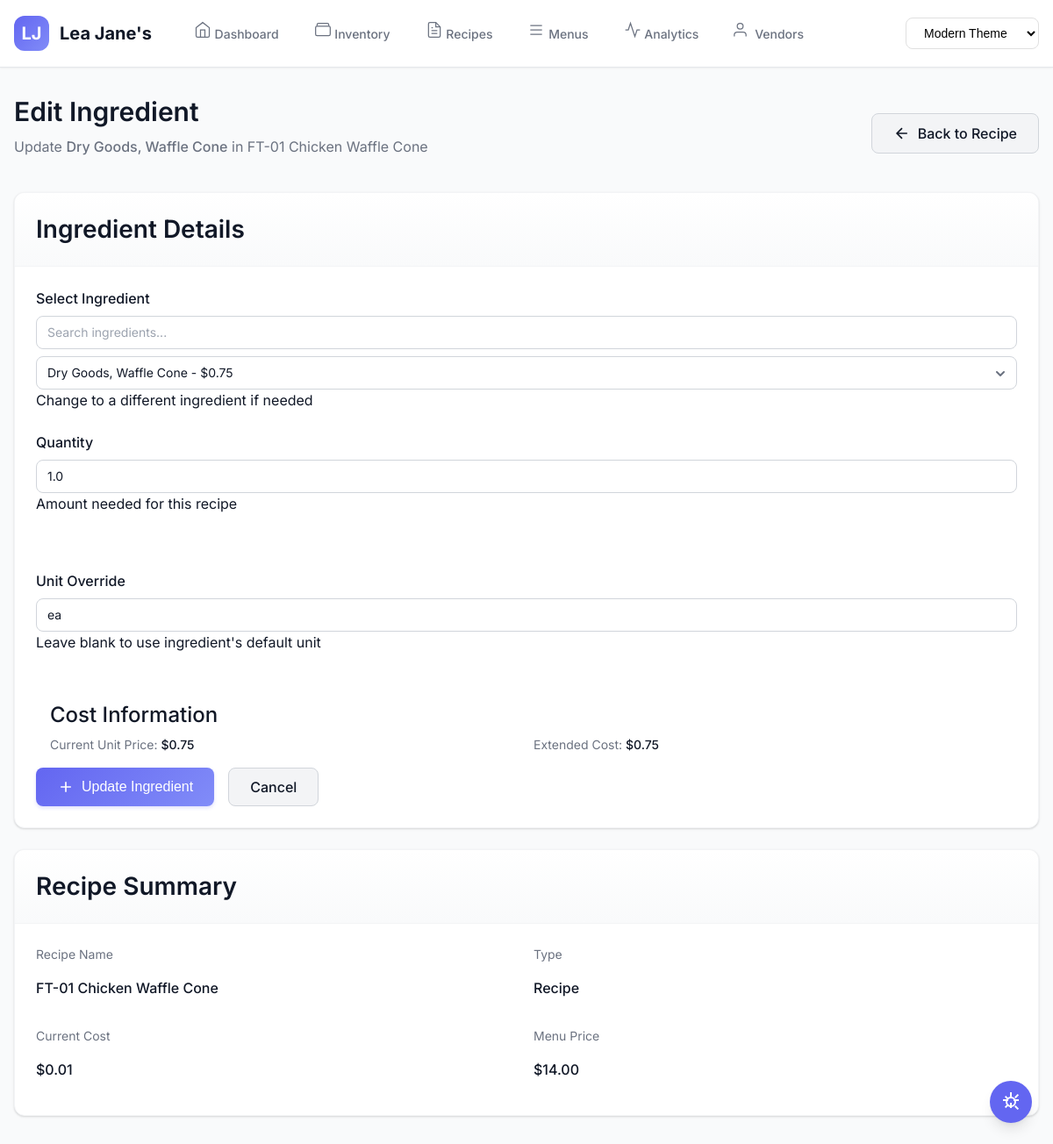
The app's page /recipes/86/ingredients/edit/256 with its own data.
### tables this page shows
CREATE TABLE inventory (
                id INTEGER PRIMARY KEY AUTOINCREMENT,
                item_code TEXT UNIQUE,
                item_description TEXT NOT NULL,
                vendor_name TEXT,
                current_price REAL,
                last_purchased_price REAL,
                last_purchased_date TEXT,
                unit_measure TEXT,
                purchase_unit TEXT,
                recipe_cost_unit TEXT,
                pack_size TEXT,
                yield_percent REAL DEFAULT 100,
                product_categories TEXT,
                close_watch BOOLEAN DEFAULT FALSE,
                created_date TIMESTAMP DEFAULT CURRENT_TIMESTAMP,
                updated_date TIMESTAMP DEFAULT CURRENT_TIMESTAMP
            , density_g_per_ml DECIMAL(10,4), count_to_weight_g DECIMAL(10,2));

CREATE TABLE "recipes_actual" (
    recipe_id INTEGER PRIMARY KEY AUTOINCREMENT,
    recipe_name TEXT NOT NULL UNIQUE,
    
    -- Toast POS Classification (from XtraChef exports)
    recipe_type TEXT NOT NULL CHECK (recipe_type IN ('Recipe', 'PrepRecipe')),
    recipe_group TEXT NOT NULL, -- Main, Sides, Sauces, Ingredient
    status TEXT DEFAULT 'Draft' CHECK (status IN ('Draft', 'Complete', 'Active', 'Retired')),
    
    -- PDF Recipe Header Information
    serving_size REAL,
    serving_unit TEXT,
    prep_time_minutes INTEGER,
    cook_time_minutes INTEGER,
    station TEXT,
    
    -- Yield Information (for prep recipes only)
    batch_yield REAL, -- 10 lb, 50 portions, 4 gallons
    batch_yield_unit TEXT,
    portions_per_batch INTEGER,
    
    -- Cost Information (calculated, not input)
    food_cost REAL DEFAULT 0,
    labor_cost REAL DEFAULT 0,
    
    -- Menu Pricing (only for final recipes, NULL for prep recipes)
    menu_price REAL,
    target_food_cost_percent REAL DEFAULT 30,
    
    -- Additional Recipe Information
    instructions TEXT,
    notes TEXT,
    allergen_info TEXT,
    shelf_life_hours INTEGER,
    
    -- Audit Trail
    created_at TIMESTAMP DEFAULT CURRENT_TIMESTAMP,
    updated_at TIMESTAMP DEFAULT CURRENT_TIMESTAMP,
    last_cost_calculation TIMESTAMP,
    migrated_from_old_id INTEGER -- tracks original recipe ID
);

CREATE TABLE "recipe_ingredients_actual" (
    ingredient_id INTEGER PRIMARY KEY AUTOINCREMENT,
    recipe_id INTEGER NOT NULL,
    
    -- PDF Layout: Quantity | Unit | Ingredient Name | Cost
    ingredient_order INTEGER DEFAULT 0,
    quantity REAL NOT NULL,
    unit TEXT NOT NULL,
    ingredient_name TEXT NOT NULL, -- must match inventory.item_description
    inventory_id INTEGER, -- FK to inventory table
    
    -- Cost Information (calculated from inventory prices)
    unit_cost REAL DEFAULT 0,
    total_cost REAL DEFAULT 0,
    
    -- Additional Information
    is_optional BOOLEAN DEFAULT FALSE,
    preparation_notes TEXT, -- "diced", "chopped fine", etc.
    
    created_at TIMESTAMP DEFAULT CURRENT_TIMESTAMP,
    migrated_from_old_id INTEGER,
    
    FOREIGN KEY (recipe_id) REFERENCES recipes_new(recipe_id) ON DELETE CASCADE,
    FOREIGN KEY (inventory_id) REFERENCES inventory(id)
);

### app.py (the view, shortened to what this page needs)
@app.route('/recipes/<int:recipe_id>/ingredients/edit/<int:ingredient_id>', methods=['GET', 'POST'])
def edit_recipe_ingredient(recipe_id, ingredient_id):
    with get_db() as conn:
        recipe = conn.execute('SELECT * FROM recipes WHERE id = ?', (recipe_id,)).fetchone()
        ingredient = conn.execute('''
            SELECT ri.*, i.item_description
            FROM recipe_ingredients ri
            JOIN inventory i ON ri.ingredient_id = i.id
            WHERE ri.id = ? AND ri.recipe_id = ?
        ''', (ingredient_id, recipe_id)).fetchone()
        inventory = conn.execute('''
            WITH RankedInventory AS (
                SELECT *,
                    ROW_NUMBER() OVER (
                        PARTITION BY item_description
                        ORDER BY
                            CASE WHEN last_purchased_date IS NOT NULL THEN 1 ELSE 2 END,
                            last_purchased_date DESC,
                            current_price DESC
                    ) as rn
                FROM inventory
            )
            SELECT * FROM RankedInventory
            WHERE rn = 1
            ORDER BY item_description
        ''').fetchall()
    if not ingredient:
        return redirect(url_for('view_recipe', recipe_id=recipe_id))
    theme = get_theme()
    return render_template(f'edit_recipe_ingredient_{theme}.html',
                         recipe=recipe, ingredient=ingredient, inventory=inventory)

### app.py (called while the page is built)
def get_db():
    conn = sqlite3.connect(DATABASE)
    conn.row_factory = sqlite3.Row
    return conn

def get_theme():
    theme = request.args.get('theme') or request.cookies.get('theme', 'modern')
    return theme if theme in ['modern', 'neo', 'fam'] else 'modern'

### templates/edit_recipe_ingredient_modern.html (shortened to what this page needs)
{% extends "base_modern.html" %}
{% block content %}
<div class="animate-fade-in">
    <div class="flex flex-col gap-4 mb-6">
        <div class="flex items-center justify-between">
            <div>
                <h1 class="text-3xl font-semibold mb-2">Edit Ingredient</h1>
                <p class="text-secondary">Update <span class="font-medium">{{ ingredient.item_description }}</span> in {{ recipe.recipe_name }}</p>
            </div>
            <a href="{{ url_for('view_recipe', recipe_id=recipe.id) }}" class="btn btn-secondary">
                <svg width="20" height="20" viewBox="0 0 24 24" fill="none" stroke="currentColor" stroke-width="2">
                    <path d="M19 12H5m7-7l-7 7 7 7"/>
                </svg>
                Back to Recipe
            </a>
        </div>
    </div>
    <div class="card max-w-2xl">
        <div class="card-header">
            <h3 class="card-title">Ingredient Details</h3>
        </div>
        <div class="card-body">
            <form method="POST" class="space-y-6">
                <div class="form-group">
                    <label for="ingredient_id" class="form-label required">Select Ingredient</label>
                    <select id="ingredient_id" name="ingredient_id" class="form-control" required>
                        {% for item in inventory %}
                        <option value="{{ item.id }}" {% if item.id == ingredient.ingredient_id %}selected{% endif %}>
                            {{ item.item_description }}
                            {% if item.current_price %} - ${{ "%.2f"|format(item.current_price) }}{% endif %}
                        </option>
                        {% endfor %}
                    </select>
                    <p class="form-text">Change to a different ingredient if needed</p>
                </div>
                <div class="grid grid-cols-1 md:grid-cols-2 gap-6">
                    <div class="form-group">
                        <label for="quantity" class="form-label required">Quantity</label>
                        <input type="number"
                               step="0.001"
                               id="quantity"
                               name="quantity"
                               value="{{ ingredient.quantity }}"
                               class="form-control"
                               placeholder="e.g., 2.5"
                               required>
                        <p class="form-text">Amount needed for this recipe</p>
                    </div>
                    <div class="form-group">
                        <label for="unit" class="form-label">Unit Override</label>
                        <input type="text"
                               id="unit"
                               name="unit"
                               value="{{ ingredient.unit_of_measure }}"
                               class="form-control"
                               placeholder="Optional - uses item's default unit">
                        <p class="form-text">Leave blank to use ingredient's default unit</p>
                    </div>
                </div>
                <div class="bg-gray-50 rounded-lg p-4">
                    <h4 class="font-medium mb-2">Cost Information</h4>
                    <div class="grid grid-cols-2 gap-4 text-sm">
                        <div>
                            <span class="text-secondary">Current Unit Price:</span>
                            <span class="font-medium ml-2" id="unit-price">-</span>
                        </div>
                        <div>
                            <span class="text-secondary">Extended Cost:</span>
                            <span class="font-medium ml-2" id="extended-cost">-</span>
                        </div>
                    </div>
                </div>
                <div class="flex gap-4 pt-4">
                    <button type="submit" class="btn btn-primary">
                        <svg width="20" height="20" viewBox="0 0 24 24" fill="none" stroke="currentColor" stroke-width="2">
                            <path d="M5 12h14m-7-7v14"/>
                        </svg>
                        Update Ingredient
                    </button>
                    <a href="{{ url_for('view_recipe', recipe_id=recipe.id) }}" class="btn btn-secondary">
                        Cancel
                    </a>
                </div>
            </form>
        </div>
    </div>
    <div class="card mt-6 max-w-2xl">
        <div class="card-header">
            <h3 class="card-title">Recipe Summary</h3>
        </div>
        <div class="card-body">
            <div class="grid grid-cols-2 md:grid-cols-4 gap-4">
                <div>
                    <p class="text-sm text-secondary">Recipe Name</p>
                    <p class="font-medium">{{ recipe.recipe_name }}</p>
                </div>
                <div>
                    <p class="text-sm text-secondary">Type</p>
                    <p class="font-medium">{{ recipe.recipe_type or 'Recipe' }}</p>
                </div>
                <div>
                    <p class="text-sm text-secondary">Current Cost</p>
                    <p class="font-medium">${{ "%.2f"|format(recipe.food_cost or 0) }}</p>
                </div>
                <div>
                    <p class="text-sm text-secondary">Menu Price</p>
                    <p class="font-medium">${{ "%.2f"|format(recipe.menu_price or 0) }}</p>
                </div>
            </div>
        </div>
    </div>
</div>
{% endblock %}

### static/css/design-system.css (style rules this page uses)
:root { --space-unit: 8px; --space-0: 0; --space-1: calc(var(--space-unit) * 0.5); --space-2: var(--space-unit); --space-3: calc(var(--space-unit) * 1.5); --space-4: calc(var(--space-unit) * 2); --space-5: calc(var(--space-unit) * 2.5); --space-6: calc(var(--space-unit) * 3); --space-7: calc(var(--space-unit) * 3.5); --space-8: calc(var(--space-unit) * 4); --space-9: calc(var(--space-unit) * 4.5); --space-10: calc(var(--space-unit) * 5); --space-12: calc(var(--space-unit) * 6); --space-16: calc(var(--space-unit) * 8); --space-20: calc(var(--space-unit) * 10); --space-24: calc(var(--space-unit) * 12); --space-xs: var(--space-1); --space-sm: var(--space-2); --space-md: var(--space-4); --space-lg: var(--space-6); --space-xl: var(--space-8); --space-2xl: var(--space-12); --space-3xl: var(--space-16); --card-padding: var(--space-6); --section-spacing: var(--space-10); --container-padding: var(--space-4); --form-spacing: var(--space-6); --button-padding-x: var(--space-5); --button-padding-y: var(--space-3); --input-padding-x: var(--space-4); --input-padding-y: var(--space-3); }
:root { --text-xs: 0.75rem; --text-sm: 0.875rem; --text-base: 1rem; --text-lg: 1.125rem; --text-xl: 1.25rem; --text-2xl: 1.5rem; --text-3xl: 1.875rem; --text-4xl: 2.25rem; --text-5xl: 3rem; --leading-none: 1; --leading-tight: 1.25; --leading-snug: 1.375; --leading-normal: 1.5; --leading-relaxed: 1.625; --leading-loose: 2; --tracking-tighter: -0.05em; --tracking-tight: -0.025em; --tracking-normal: 0; --tracking-wide: 0.025em; --tracking-wider: 0.05em; --tracking-widest: 0.1em; --font-thin: 100; --font-light: 300; --font-normal: 400; --font-medium: 500; --font-semibold: 600; --font-bold: 700; --font-extrabold: 800; --font-black: 900; }
:root { --radius-none: 0; --radius-sm: 0.125rem; --radius-base: 0.25rem; --radius-md: 0.375rem; --radius-lg: 0.5rem; --radius-xl: 0.75rem; --radius-2xl: 1rem; --radius-3xl: 1.5rem; --radius-full: 9999px; --button-radius: var(--radius-lg); --card-radius: var(--radius-xl); --input-radius: var(--radius-lg); --badge-radius: var(--radius-full); --modal-radius: var(--radius-2xl); }
:root { --shadow-xs: 0 1px 2px 0 rgb(0 0 0 / 0.05); --shadow-sm: 0 1px 3px 0 rgb(0 0 0 / 0.1), 0 1px 2px -1px rgb(0 0 0 / 0.1); --shadow-base: 0 4px 6px -1px rgb(0 0 0 / 0.1), 0 2px 4px -2px rgb(0 0 0 / 0.1); --shadow-md: 0 10px 15px -3px rgb(0 0 0 / 0.1), 0 4px 6px -4px rgb(0 0 0 / 0.1); --shadow-lg: 0 20px 25px -5px rgb(0 0 0 / 0.1), 0 8px 10px -6px rgb(0 0 0 / 0.1); --shadow-xl: 0 25px 50px -12px rgb(0 0 0 / 0.25); --shadow-2xl: 0 30px 60px -15px rgb(0 0 0 / 0.3); --shadow-inner: inset 0 2px 4px 0 rgb(0 0 0 / 0.05); --shadow-none: 0 0 #0000; --card-shadow: var(--shadow-base); --button-shadow: var(--shadow-sm); --dropdown-shadow: var(--shadow-lg); --modal-shadow: var(--shadow-xl); }
:root { --duration-75: 75ms; --duration-100: 100ms; --duration-150: 150ms; --duration-200: 200ms; --duration-300: 300ms; --duration-500: 500ms; --duration-700: 700ms; --duration-1000: 1000ms; --ease-linear: linear; --ease-in: cubic-bezier(0.4, 0, 1, 1); --ease-out: cubic-bezier(0, 0, 0.2, 1); --ease-in-out: cubic-bezier(0.4, 0, 0.2, 1); --transition-base: all var(--duration-200) var(--ease-in-out); --transition-fast: all var(--duration-150) var(--ease-in-out); --transition-slow: all var(--duration-300) var(--ease-in-out); }
:root { --z-0: 0; --z-10: 10; --z-20: 20; --z-30: 30; --z-40: 40; --z-50: 50; --z-auto: auto; --z-dropdown: 1000; --z-sticky: 1020; --z-fixed: 1030; --z-modal-backdrop: 1040; --z-modal: 1050; --z-popover: 1060; --z-tooltip: 1070; }
:root { --screen-xs: 375px; --screen-sm: 640px; --screen-md: 768px; --screen-lg: 1024px; --screen-xl: 1280px; --screen-2xl: 1536px; --screen-3xl: 1920px; --screen-4xl: 2560px; --screen-5xl: 3840px; }
.mt-6 { margin-top: var(--space-6) !important; }
.mb-2 { margin-bottom: var(--space-2) !important; }
.mb-6 { margin-bottom: var(--space-6) !important; }
.p-4 { padding: var(--space-4) !important; }
.gap-4 { gap: var(--space-4) !important; }
.gap-6 { gap: var(--space-6) !important; }
.text-sm { font-size: var(--text-sm) !important; }
.text-3xl { font-size: var(--text-3xl) !important; }
.font-medium { font-weight: var(--font-medium) !important; }
.font-semibold { font-weight: var(--font-semibold) !important; }
.rounded-lg { border-radius: var(--radius-lg) !important; }
.flex { display: flex !important; }
.grid { display: grid !important; }

### records on screen
inventory: item_description "Dry Goods, Waffle Cone"
recipes_actual: recipe_name "FT-01 Chicken Waffle Cone", recipe_type "Recipe", food_cost "0.01", menu_price "14.00"
recipe_ingredients_actual: ingredient_id "Dry Goods, Waffle Cone - $0.75", quantity "1.0", unit "ea"
